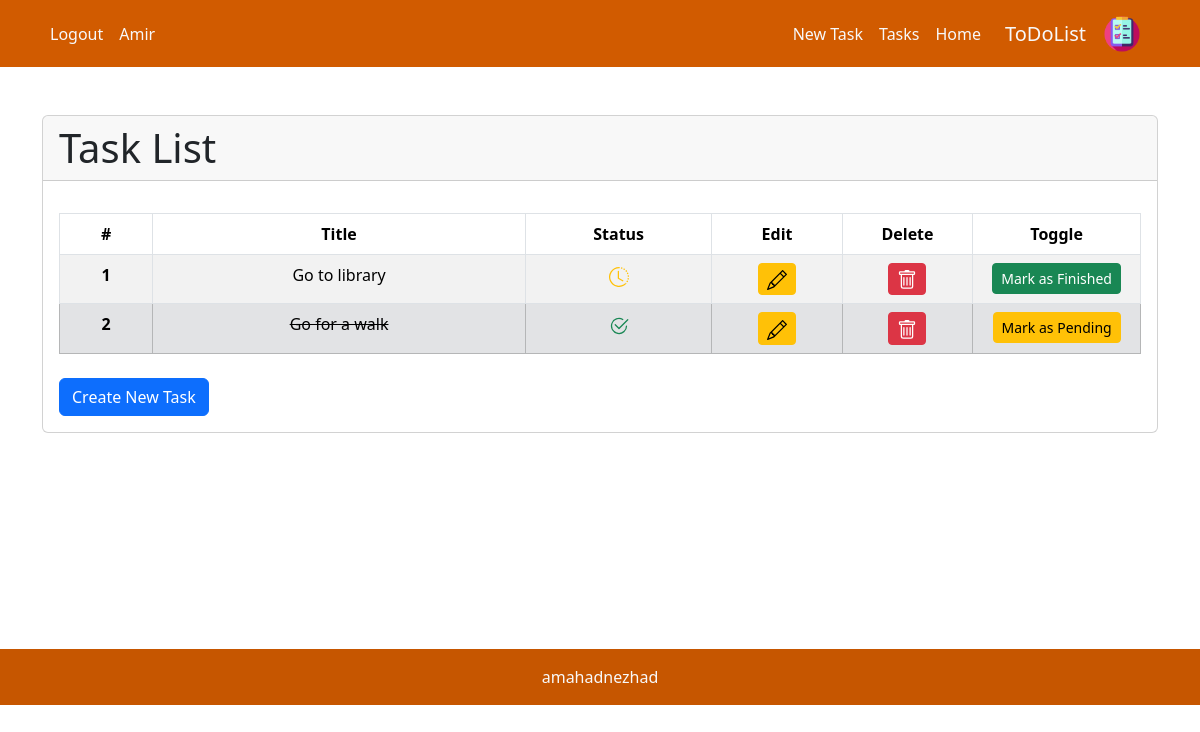
The page /tasks/ (signed in) on the database as committed earlier.
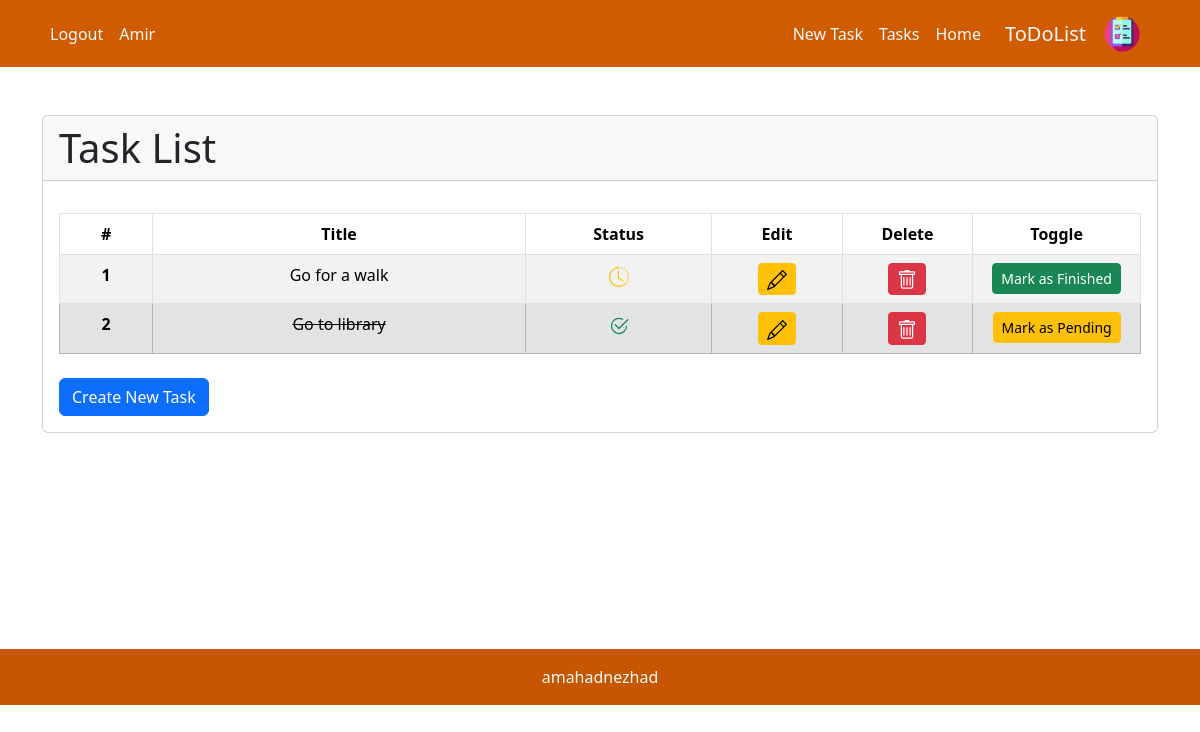
The same page on the database as committed later.
### accounts/models.py (models this page shows)
class CustomUser(AbstractUser):
    pass

### tasks/models.py (models this page shows, shortened)
class Task(models.Model):
    STATUS_CHOICES = (
        ('p', 'In Progress'),
        ('d', 'Done'),
    )
    user = models.ForeignKey(get_user_model(), on_delete=models.CASCADE)
    title = models.CharField(max_length=600)
    status = models.CharField(choices=STATUS_CHOICES, max_length=1, default=STATUS_CHOICES[0][0])
    datetime_created = models.DateTimeField(auto_now_add=True)
    datetime_modified = models.DateTimeField(auto_now=True)

### tasks/views.py (the view)
# urls.py: path('tasks/', task_list_view, name='task_list'),
@login_required
def task_list_view(request):
    tasks = Task.objects.filter(user=request.user).order_by('-status')
    return render(request, 'tasks/task_list.html', context={
        'tasks': tasks,
    })

### tasks/templates/tasks/task_list.html (shortened to what this page needs)
{% extends '_base.html' %}
{% block content %}
    <div class="container mt-5">
        <div class="card">
            <div class="card-header">
                <h1 class="mb-0">Task List</h1>
            </div>
            <div class="card-body mt-3">
                <table class="table table-striped table-bordered table-responsive-lg text-center">
                    <thead>
                        <tr>
                            <th scope="col" style="width: 50px;">#</th>
                            <th scope="col" style="width: 200px;">Title</th>
                            <th scope="col" style="width: 100px;">Status</th>
                            <th scope="col" style="width: 70px;">Edit</th>
                            <th scope="col" style="width: 70px;">Delete</th>
                            <th scope="col" style="width: 70px;">Toggle</th>
                        </tr>
                    </thead>
                    <tbody>
                        {% for task in tasks %}
                            <tr {% if task.status != 'p' %}class="table-secondary"{% endif %}>
                                <th scope="row">{{ forloop.counter }}</th>
                                <td {% if task.status != 'p' %}style="text-decoration: line-through;"{% endif %}>{{ task.title|capfirst }}</td>
                                <td>
                                    {% if task.status == 'p' %}
                                        <span class="text-warning">
                                        </span>
                                    {% else %}
                                        <span class="text-success">
                                        </span>
                                    {% endif %}
                                </td>
                                <td>
                                    <a href="{% url 'task_update' task.id %}" class="btn btn-warning btn-sm">
                                    </a>
                                </td>
                                <td>
                                    <a href="{% url 'task_delete' task.id %}" class="btn btn-danger btn-sm">
                                    </a>
                                </td>
                                <td>
                                    {% if task.status == 'p' %}
                                        <a href="{% url 'task_finish' task.id %}" class="btn btn-success btn-sm">
                                            Mark as Finished
                                        </a>
                                    {% else %}
                                        <a href="{% url 'task_finish' task.id %}" class="btn btn-warning btn-sm">
                                            Mark as Pending
                                        </a>
                                    {% endif %}
                                </td>
                            </tr>
                        {% empty %}
                            <tr>
                                <td colspan="6" class="text-center">No tasks found</td>
                            </tr>
                        {% endfor %}
                    </tbody>
                </table>
                <div class="text-left mt-4">
                    <a href="{% url 'task_create' %}" class="btn btn-primary">Create New Task</a>
                </div>
            </div>
        </div>
    </div>
    <br><br><br><br><br><br><br><br><br>
{% endblock content %}

### templates/_base.html (shortened to what this page needs)
{% load static %}
<!doctype html>
<html lang="en">
<head>
    <link href="https://cdn.jsdelivr.net/npm/bootstrap@5.3.3/dist/css/bootstrap.min.css" rel="stylesheet"
>
</head>
<body>
<nav class="navbar navbar-expand-lg" style="background-color: #d15b00;" dir="rtl">
    <div class="container">
        <a class="navbar-brand" href="">
            <img src="{% static 'icons/todo.png' %}" alt="" height="40"
                 class="d-inline-block align-text-top">
        </a>
        <a class="navbar-brand mx-3  text-light" href="">ToDoList</a>
        <div class="collapse navbar-collapse" id="navbarNavAltMarkup">
            <div class="navbar-nav">
                <a class="nav-link active  text-light" aria-current="page"
                   href="{% url 'home' %}">Home</a>
                <a class="nav-link active  text-light" href="{% url 'task_list' %}">Tasks</a>
                <a class="nav-link active  text-light" href="{% url 'task_create' %}">New Task</a>
            </div>
        </div>
        {% if user.is_authenticated %}
            <div class="navbar-nav">
                <a class="nav-link active text-light">{{ user.username|capfirst }}</a>
                <a class="nav-link active  text-light text-decoration-none"
                   href="{% url 'account_logout' %}">Logout</a>
            </div>
        {% endif %}
    </div>
</nav>
{% block content %}
{% endblock content %}
<footer class=" text-center text-lg-start" style="background-color: #d15b00;">
    <div class="text-center p-3" style="background-color: rgba(0, 0, 0, 0.05);">
        <a class="text-light text-decoration-none" href="https://github.com/amahadnezhad">amahadnezhad</a>
    </div>
</footer>
</body>
</html>

Rows that differ between the two databases and show on the page:
changed Task "Go for a walk": status "Mark as Pending" → "Mark as Finished"; moves up the list
changed Task "Go to library": status "Mark as Finished" → "Mark as Pending"
